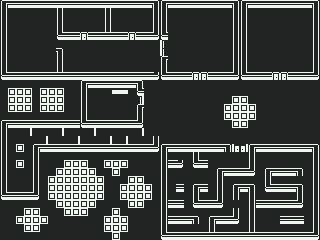

The image is a tile-based game level rendered from a .tmx file. Its description and source (layers, tilesets, objects; grid data summarised) follow:
An orthogonal 40x30 tile map with 8x8 px tiles, 4 tile layers (floor, walls, blocks, close_doors), 4 tilesets and 1 object (Player).

<map version="1.10" tiledversion="1.11.0" orientation="orthogonal" renderorder="right-down" width="40" height="30" tilewidth="8" tileheight="8" infinite="0" nextlayerid="11" nextobjectid="3">
 <tileset firstgid="1" source="floor1.tsx" />
 <tileset firstgid="2" source="wall.tsx" />
 <tileset firstgid="29" source="doors.tsx" />
 <tileset firstgid="37" source="top.tsx" />
 <layer id="1" name="floor" width="40" height="30">
  <data>[1200 cells, 1200 non-empty, 1 distinct tile ids]</data>
 </layer>
 <layer id="2" name="walls" width="40" height="30">
  <data>[1200 cells, 441 non-empty, 9 distinct tile ids]</data>
 </layer>
 <layer id="3" name="blocks" width="40" height="30">
  <data>[1200 cells, 2 non-empty, 1 distinct tile ids]</data>
 </layer>
 <layer id="10" name="close_doors" width="40" height="30">
  <data>[1200 cells, 11 non-empty, 5 distinct tile ids]</data>
 </layer>
 <objectgroup id="6" name="monsters">
  <object id="1" name="Player" gid="37" x="101.333" y="104.667" width="8" height="8" />
 </objectgroup>
</map>
